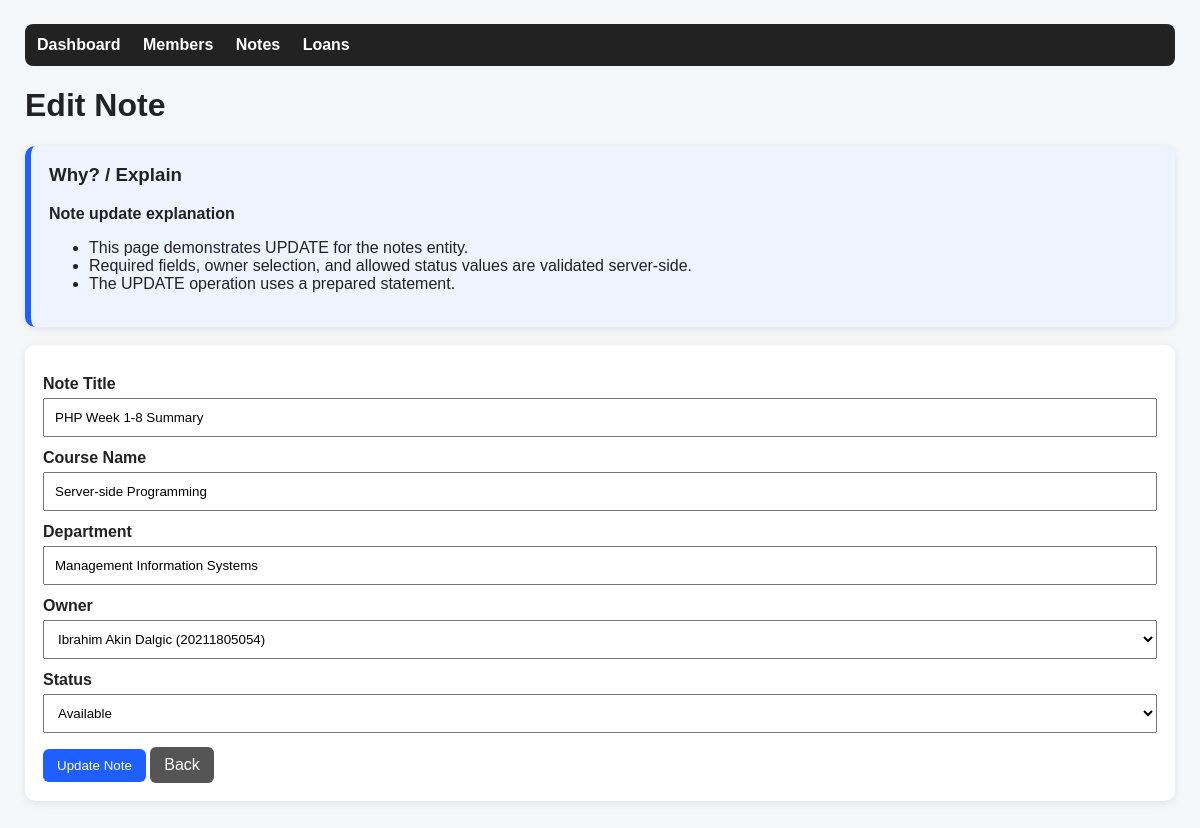
The app's page /notes/edit.php?id=2 with its own data.
### tables this page shows
CREATE TABLE notes (
    note_id INT AUTO_INCREMENT PRIMARY KEY,
    title VARCHAR(200) NOT NULL,
    course_name VARCHAR(150) NOT NULL,
    department VARCHAR(100) NOT NULL,
    owner_id INT NOT NULL,
    status ENUM('Available','Borrowed') NOT NULL DEFAULT 'Available',
    created_at DATETIME DEFAULT CURRENT_TIMESTAMP,
    CONSTRAINT fk_notes_owner
        FOREIGN KEY (owner_id) REFERENCES members(member_id)
        ON UPDATE CASCADE
        ON DELETE RESTRICT
);

CREATE TABLE members (
    member_id INT AUTO_INCREMENT PRIMARY KEY,
    name VARCHAR(100) NOT NULL,
    student_number VARCHAR(20) NOT NULL UNIQUE,
    department VARCHAR(100) NOT NULL,
    email VARCHAR(150) NOT NULL UNIQUE,
    created_at DATETIME DEFAULT CURRENT_TIMESTAMP
);

### notes/edit.php (the view, shortened to what this page needs)
<?php
require_once __DIR__ . "/../config/db_connect.php";
require_once __DIR__ . "/../includes/functions.php";
$id = (int)($_GET['id'] ?? 0);
$stmt = $conn->prepare("SELECT * FROM notes WHERE note_id = ?");
$stmt->bind_param("i", $id);
$stmt->execute();
$note = $stmt->get_result()->fetch_assoc();
$title = $note['title'];
$course_name = $note['course_name'];
$department = $note['department'];
$owner_id = $note['owner_id'];
$status = $note['status'];
$members_stmt = $conn->prepare("SELECT member_id, name, student_number FROM members ORDER BY name");
$members_stmt->execute();
$members = $members_stmt->get_result();
?>
<form method="post">
    <label>Note Title</label>
    <input type="text" name="title" value="<?php echo e($title); ?>">
    <label>Course Name</label>
    <input type="text" name="course_name" value="<?php echo e($course_name); ?>">
    <label>Department</label>
    <input type="text" name="department" value="<?php echo e($department); ?>">
    <label>Owner</label>
    <select name="owner_id">
        <?php while ($m = $members->fetch_assoc()): ?>
            <option value="<?php echo e($m['member_id']); ?>" <?php echo (string)$owner_id === (string)$m['member_id'] ? 'selected' : ''; ?>>
                <?php echo e($m['name'] . " (" . $m['student_number'] . ")"); ?>
            </option>
        <?php endwhile; ?>
    </select>
    <label>Status</label>
    <select name="status">
        <option value="Available" <?php echo $status === 'Available' ? 'selected' : ''; ?>>Available</option>
    </select>
    <button type="submit">Update Note</button>
    <a class="button secondary" href="list.php">Back</a>
</form>

### assets/style.css (style rules this page uses)
body { font-family: Arial, sans-serif; background: #f4f6f8; color: #222; margin: 0; }
.card, form, table, .explain { background: white; border-radius: 10px; padding: 18px; margin-bottom: 18px; box-shadow: 0 2px 8px rgba(0,0,0,0.08); }
label { display: block; margin-top: 12px; font-weight: bold; }
input, select { width: 100%; padding: 10px; margin-top: 5px; box-sizing: border-box; }
button, .button { display: inline-block; background: #1f5eff; color: white !important; padding: 9px 14px; border: none; border-radius: 6px; text-decoration: none; margin-top: 14px; cursor: pointer; }
.button.secondary { background: #555; }

### records on screen
notes: course_name "Server-side Programming", department "Management Information Systems", owner_id "Ibrahim Akin Dalgic (20211805054)", status "Available"

### other values on screen
$title "Edit Note"
$title "Note update explanation"
$item "This page demonstrates UPDATE for the notes entity."
$item "Required fields, owner selection, and allowed status values are validated server-side."
$item "The UPDATE operation uses a prepared statement."
